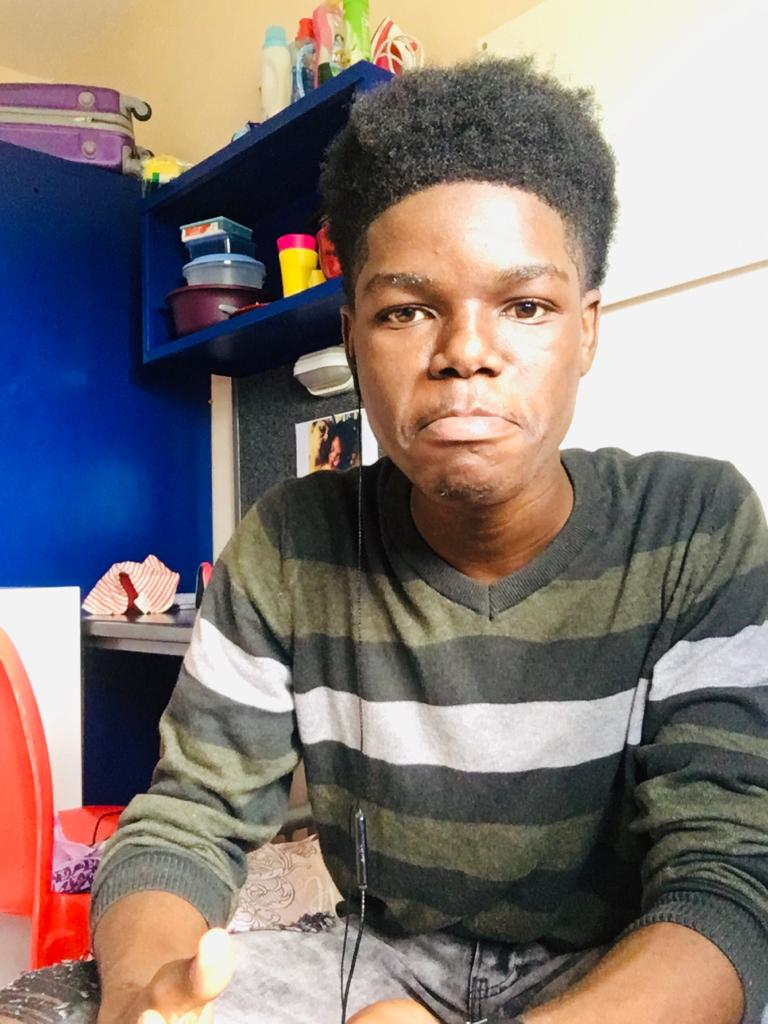
#> input picture face-x/images/me.jpg, 768 x 1024 px
$ python main.py
#> lines starting #> are read from the running program, lines starting #| are printed output that depends on the picture; after the words box and inside, x2 and y2 are one past the last pixel; in counts of white or black regions, pixels touching at a corner belong together
#> further down, image is the input picture: shape (1024, 768, 3); mean B, G, R 118.7, 121.8, 132.3

import cv2
import numpy as np
class ColorFullSketch(object):
    def __init__(self, image=None):
        self.image = image
        pass

    def colorSketch(self):
        image = self.image
        image = cv2.resize(image, (int(image.shape[1] * .5), int(image.shape[0] * .5)))
#> image: shape (512, 384, 3)
        originalImage = image.copy()
        image_small = cv2.pyrDown(image)
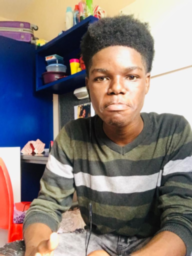
#> image_small: shape (256, 192, 3); mean B, G, R 118.8, 121.9, 132.4
        n_iterations = 5
        for i in range(n_iterations):
            image_small = cv2.bilateralFilter(image_small, 9, 9, 7)
        finalImage = cv2.pyrUp(image_small)
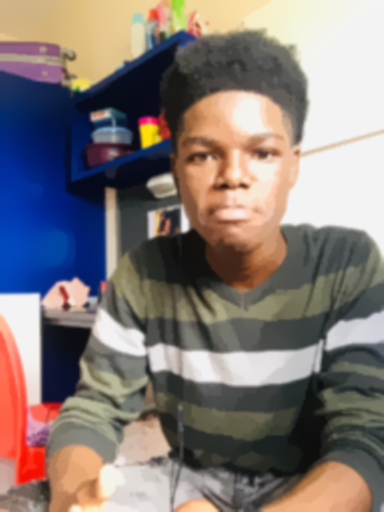
#> finalImage: shape (512, 384, 3); mean B, G, R 118.9, 122, 132.4
        imageGray = cv2.cvtColor(finalImage, cv2.COLOR_BGR2GRAY)
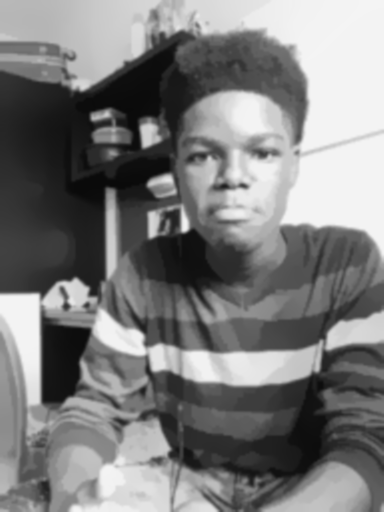
#> imageGray: shape (512, 384); min 10, max 244, mean 124.8
        imageBlur = cv2.medianBlur(imageGray, ksize=7)
        imageEdge = cv2.adaptiveThreshold(imageBlur, 255, cv2.ADAPTIVE_THRESH_GAUSSIAN_C, cv2.THRESH_BINARY, 7, 0.2)
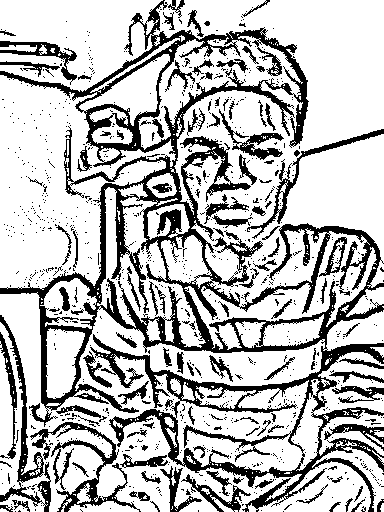
#> imageEdge: shape (512, 384); 73.7% white; 917 black regions (797 under 20 px), largest, box (x1, y1, x2, y2) and area: (0, 0, 384, 512) 32996, (30, 422, 141, 512) 2020, (0, 315, 51, 512) 1607
        imageEdge = cv2.cvtColor(imageEdge, cv2.COLOR_GRAY2BGR)
        result = cv2.bitwise_or(imageEdge, image)
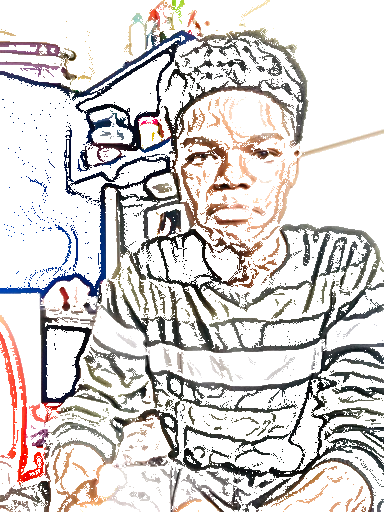
#> result: shape (512, 384, 3); mean B, G, R 208.5, 209.9, 214.1
        allImages = np.hstack([originalImage, result])
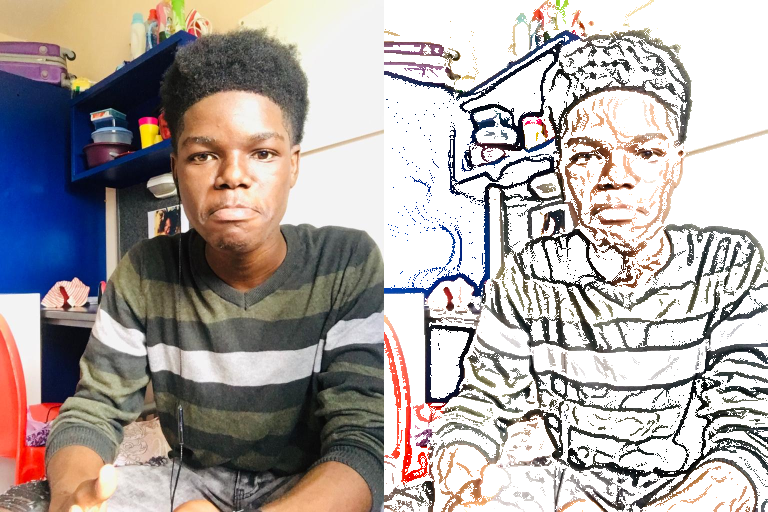
#> allImages: shape (512, 768, 3); mean B, G, R 163.7, 165.9, 173.2
        cv2.imshow("ColorFull Sketch", allImages)
        cv2.waitKey(0)

if __name__ == '__main__':
    image = cv2.imread("../images/me.jpg")
    pencil = ColorFullSketch(image = image)
    pencil.colorSketch()
